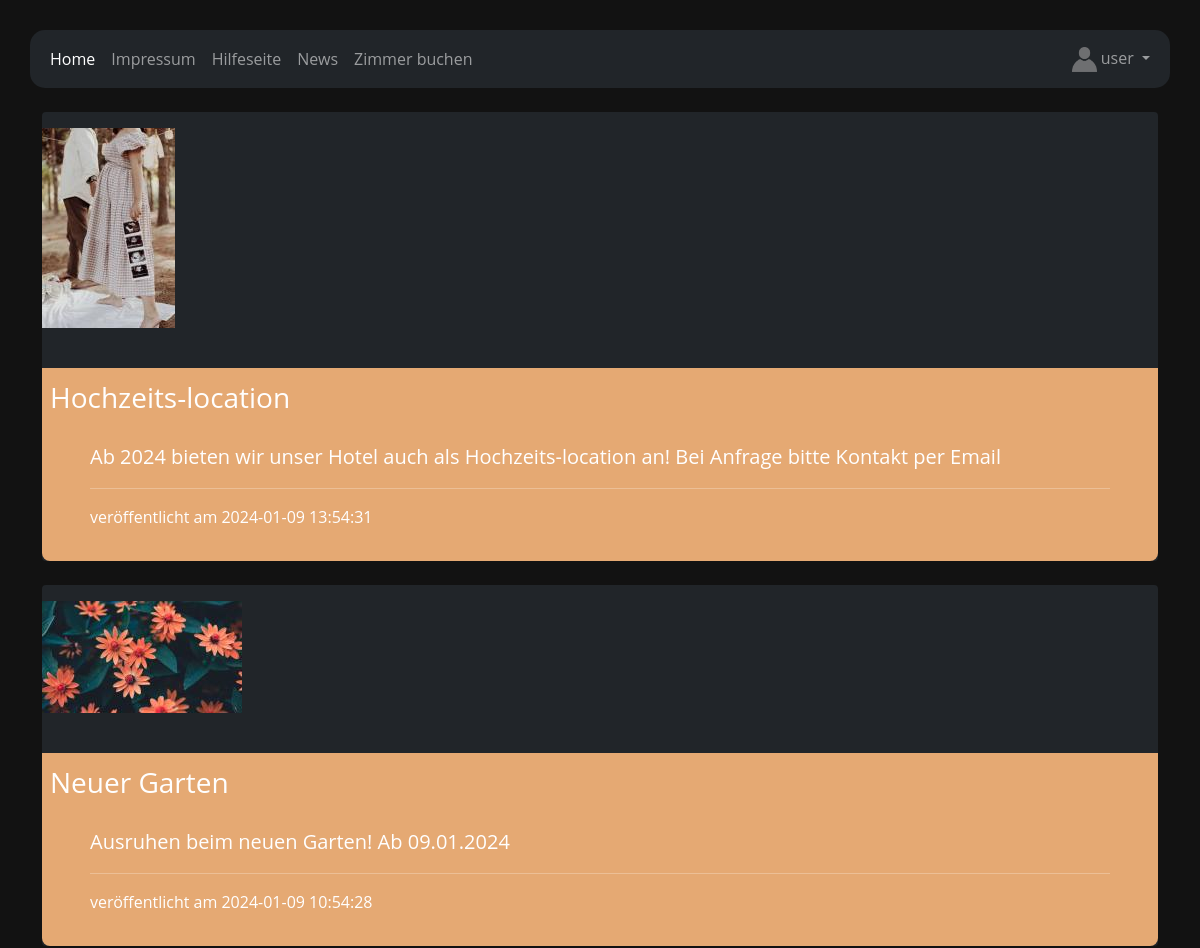
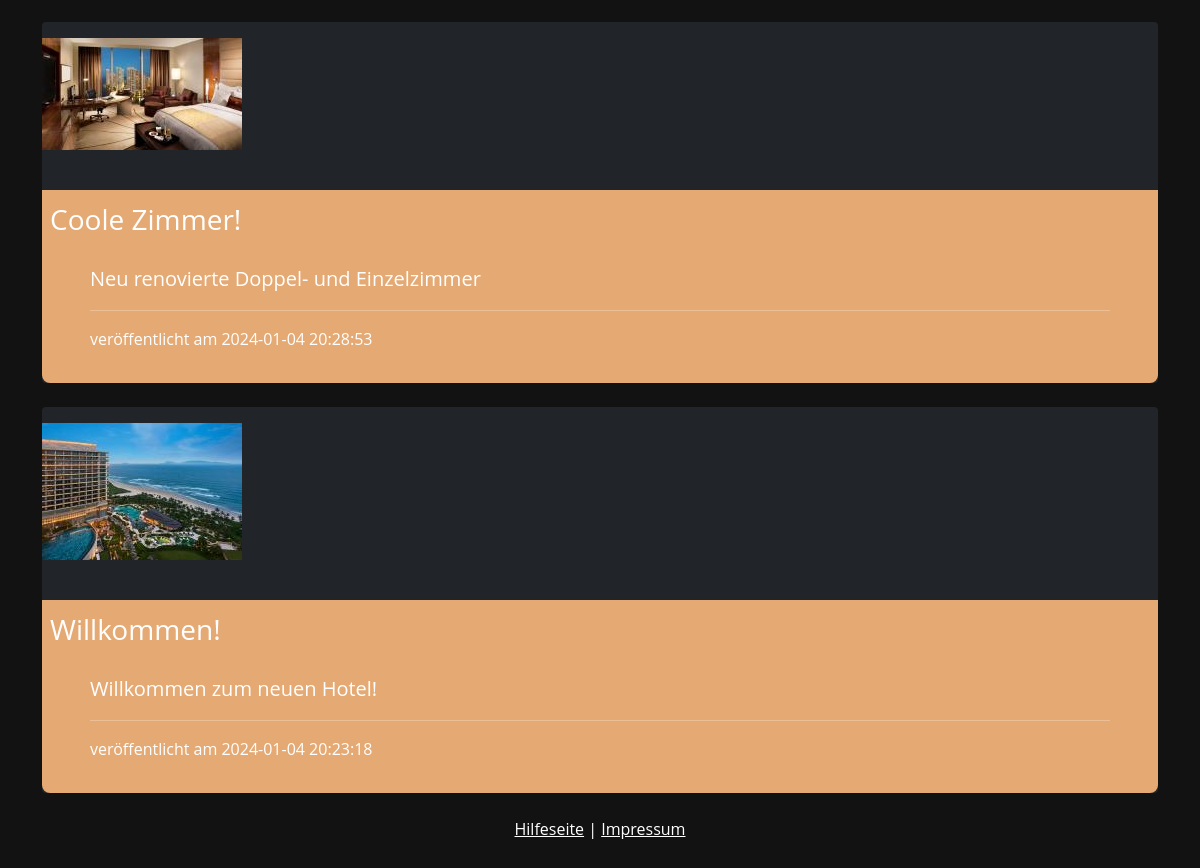
/index.php?page=news (signed in), run on the app's committed database (2 pictures, top to bottom).
### tables this page shows
CREATE TABLE `news` (
  `id` bigint(20) NOT NULL,
  `path` varchar(256) DEFAULT NULL,
  `text` varchar(280) NOT NULL,
  `timestamp` bigint(20) DEFAULT NULL,
  `title` varchar(256) NOT NULL
);

### index.php (called while the page is built, shortened)
<?php
$page = "404.php";
$p = '';
if(isset($_GET['page']))
{
    $p = $_GET['page'];
}
if($p == 'news')
{
    $page = 'news.php';
}
include('header.php');
include('nav.php');
include($page);
include('footer.php');
?>

### news.php (the view, shortened to what this page needs)
<div class="overflow-auto body-home d-flex flex-column min-vh-100 bg-image-blur overflow-visible">
    <?php
    require("dbaccess.php");
    $db_obj = new mysqli($host, $user, $password, $database);
    if (empty(mysqli_connect_error())) {
        $sql = "SELECT id, path, text, timestamp, title FROM news ORDER BY timestamp DESC";
        $result = $db_obj->query($sql);
        if ($result->num_rows > 0) {
            echo '
            <div class="col-lg-8 container mx-auto">';
            while ($row = $result->fetch_assoc()) {
                echo '
                <div class = "col-lg-12 mt-4 ">
                <div class = "bg-dark pt-3 rounded">';
                if (!empty($row["path"])){
                    echo '<img class="img-fluid" src="' . $row["path"] . '" alt = "News image"> <br>';
                }
                echo '<br>
                        <div class = "lead fs-3 mt-3 p-2" style="background-color:#f6b47aec";><strong>' . $row["title"] . "</strong></div>";
                echo '<div class="text-start px-5 py-3 news-text lead fw-normal " style = "background-color: #f6b47aec; border-bottom-right-radius:0.5rem; border-bottom-left-radius:0.5rem; ">';
                echo $row["text"];
                echo "<hr>";
                $date = date("Y-m-d H:i:s", $row['timestamp']);
                echo '<p class="fs-6">veröffentlicht am ' . $date . '</p>';
                echo "</div>";
                echo '</div>';
            }
        }
    }
    ?>
</div>

### styles.css (style rules this page uses)
* { box-sizing: border-box; margin: 0px; padding: 0px; border: 0px; }
[class*="col-"] { width: 100%; }
body { font-family: 'Open Sans'; }
body { background-color: #121212; color: white; padding:30px; }
p { color: white; font-family: 'Open Sans'; }

### data on the page
news: shows a picture, title "Hochzeits-location", text "Ab 2024 bieten wir unser Hotel auch als Hochzeits-location an! Bei Anfrage bitte Kontakt per Email", timestamp "2024-01-09 13:54:31"
news: shows a picture, title "Neuer Garten", text "Ausruhen beim neuen Garten! Ab 09.01.2024", timestamp "2024-01-09 10:54:28"
news: shows a picture, title "Coole Zimmer!", text "Neu renovierte Doppel- und Einzelzimmer", timestamp "2024-01-04 20:28:53"
news: shows a picture, title "Willkommen!", text "Willkommen zum neuen Hotel!", timestamp "2024-01-04 20:23:18"

### other printed values
$_SESSION["usernameSession"] "user"
